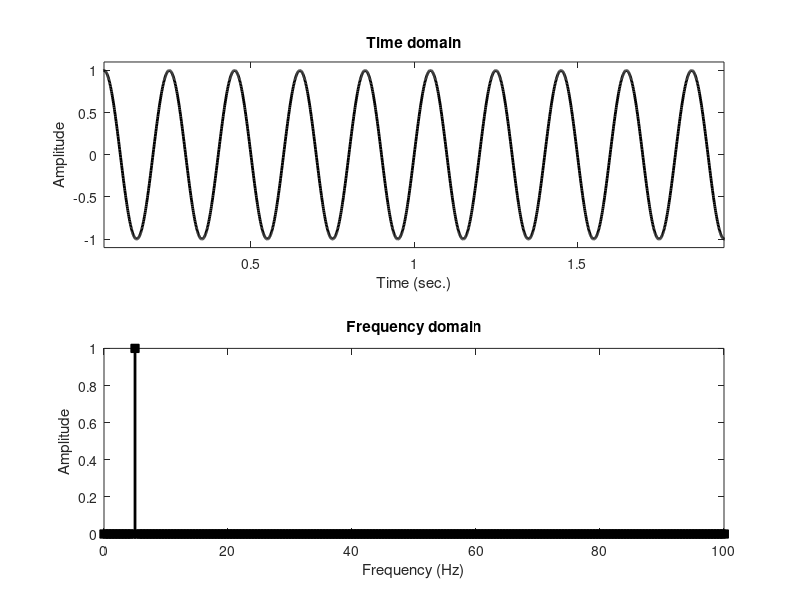
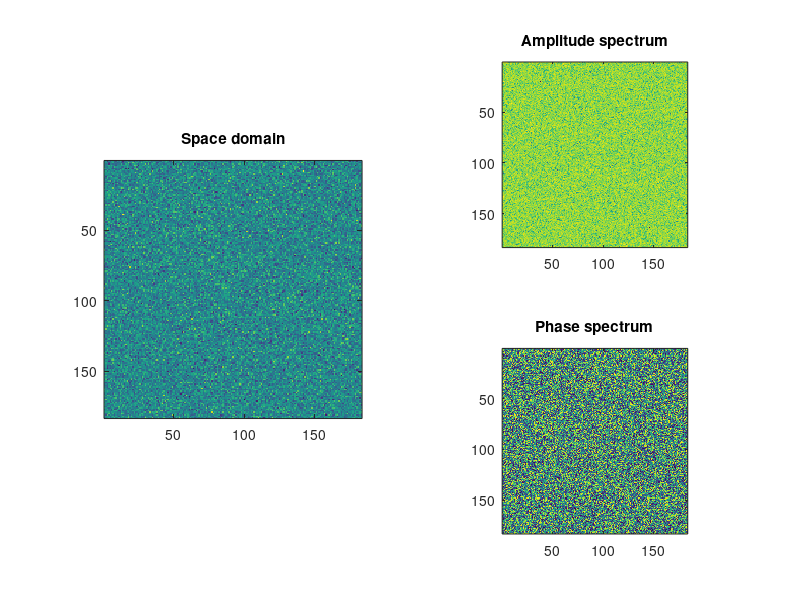

Write the MATLAB code that produced these figures, in order.
%%
%     COURSE: Understand the Fourier transform and its applications
%    SECTION: Introductions
%      VIDEO: Pitch
% Instructor: mikexcohen.com
%
%%

srate = 1000;
time = 0:1/srate:3;

x = (1+sin(2*pi*2*time)) .* cos(sin(2*pi*5*time)+time);
xx = 2*abs(fft(x)/length(x));

figure(1), clf
subplot(211)
plot(time,x,'k','linew',3)
xlabel('Time (sec.)')
ylabel('Amplitude')
title('Time domain')


subplot(212)
hz = linspace(0,srate,length(x));
stem(hz,xx.^2,'k','linew',3,'markersize',5,'markerfacecolor','k')
set(gca,'xlim',[0 30])
xlabel('Frequencies (Hz)')
ylabel('Power')
title('Frequency domain')

%%
%     COURSE: Understand the Fourier transform and its applications
%    SECTION: Introductions
%      VIDEO: Examples of Fourier transform applications
% Instructor: mikexcohen.com
%
%%

%% 1D examples

srate = 1000;
time  = 0:1/srate:2-1/srate;
n     = length(time);
hz    = linspace(0,srate,n);

%%% pure sine wave
signal = sin(2*pi*5*time);

% %%% multispectral wave
% signal = 2*sin(2*pi*5*time) + 3*sin(2*pi*7*time) + 6*sin(2*pi*14*time);
% 
% %%% white noise
% signal = randn(size(time));
% 
% %%% Brownian noise (aka random walk)
% signal = cumsum(randn(size(time)));
% 
% %%% 1/f noise
% ps   = exp(1i*2*pi*rand(1,n/2)) .* .1+exp(-(1:n/2)/50);
% ps   = [ps ps(:,end:-1:1)];
% signal = real(ifft(ps)) * n;
% 
% %%% square wave
% signal = zeros(size(time));
% signal(sin(2*pi*3*time)>.9) = 1;
% 
% %%% AM (amplitude modulation)
% signal = 10*interp1(rand(1,10),linspace(1,10,n),'spline') .* sin(2*pi*40*time);
% 
% %%% FM (frequency modulation)
% freqmod = 20*interp1(rand(1,10),linspace(1,10,n));
% signal  = sin( 2*pi * ((10*time + cumsum(freqmod))/srate) );
% 
% %%% filtered noise
% signal = randn(size(time));
% s  = 5*(2*pi-1)/(4*pi);       % normalized width
% fx = exp(-.5*((hz-10)/s).^2); % gaussian
% fx = fx./max(fx);             % gain-normalize
% signal = 20*real( ifft( fft(signal).*fx) );



% compute amplitude spectrum
ampl = 2*abs(fft(signal)/n);

% plot in time domain
figure(1), clf
subplot(211)
plot(time,signal,'k','linew',2)
xlabel('Time (sec.)'), ylabel('Amplitude')
title('Time domain')
set(gca,'xlim',[time(1)+.05 time(end)-.05],'ylim',[min(signal)*1.1 max(signal)*1.1])

% plot in frequency domain
subplot(212)
stem(hz,ampl,'k-s','linew',2,'markerfacecolor','k')
xlabel('Frequency (Hz)'), ylabel('Amplitude')
title('Frequency domain')
set(gca,'xlim',[0 100])


%% 2D examples


%%% gabor patch
width = 20;   % width of gaussian
sphs  = pi/4; % sine phase

lims = [-91 91];
[x,y] = ndgrid(lims(1):lims(2),lims(1):lims(2));
xp = x*cos(sphs) + y*sin(sphs);
yp = y*cos(sphs) - x*sin(sphs);
gaus2d = exp(-(xp.^2 + yp.^2) ./ (2*width^2));
sine2d = sin( 2*pi*.02*xp );
img = sine2d .* gaus2d;


%%% white noise
img = randn(size(img));
% 
% 
% %%% portrait
% lenna = imread('Lenna.png');
% img   = double(mean(lenna,3));
% imgL  = img;
% 
% 
% %%% low-pass filtered Lenna
% width = .1;   % width of gaussian (normalized Z units)
% [x,y] = ndgrid(zscore(1:size(imgL,1)),zscore(1:size(imgL,2)));
% gaus2d= exp(-(x.^2 + y.^2) ./ (2*width^2)); % add 1- at beginning to invert filter
% imgX  = fftshift(fft2(imgL));
% img   = real(ifft2(fftshift(imgX.*gaus2d)));
% 
% 
% %%% high-pass filtered Lenna
% width = .3;   % width of gaussian (normalized Z units)
% [x,y] = ndgrid(zscore(1:size(imgL,1)),zscore(1:size(imgL,2)));
% gaus2d= 1-(exp(-(x.^2 + y.^2) ./ (2*width^2))); % add 1- at beginning to invert filter
% imgX  = fftshift(fft2(imgL));
% img   = real(ifft2(fftshift(imgX.*gaus2d)));
% 
% 
% 
% %%% phase-scrambled Lenna
% imgX  = fftshift(fft2(imgL));
% powr2 = abs(imgX);
% phas2 = angle(imgX);
% img   = real(ifft2(fftshift( powr2.*exp(1i*reshape(phas2(randperm(numel(phas2))),size(phas2))) )));





% power and phase spectra
imgX  = fftshift(fft2(img));
powr2 = log(abs(imgX));
phas2 = angle(imgX);


figure(2), clf
subplot(121)
imagesc(img), axis square
title('Space domain')

subplot(222)
imagesc(powr2), axis square
title('Amplitude spectrum')

subplot(224)
imagesc(phas2), axis square
title('Phase spectrum')

%% done.

% Interested in more courses? See sincxpress.com 
% Use code MXC-DISC4ALL for the lowest price for all courses.
